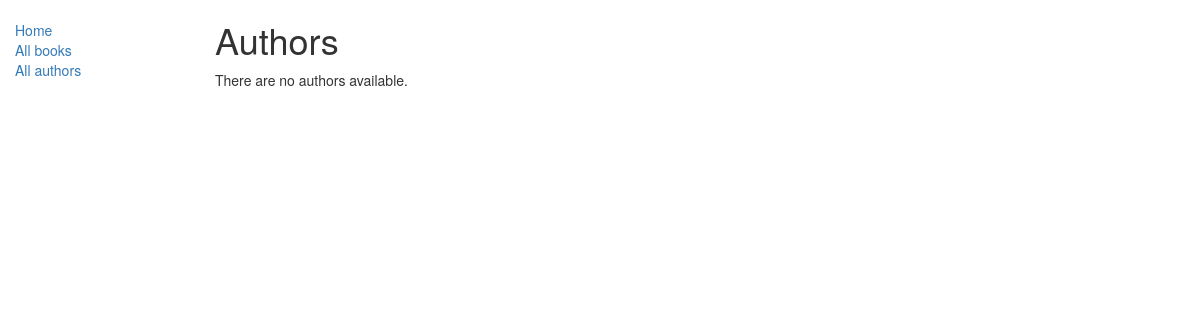
Page /catalog/authors/ on the earlier database version.
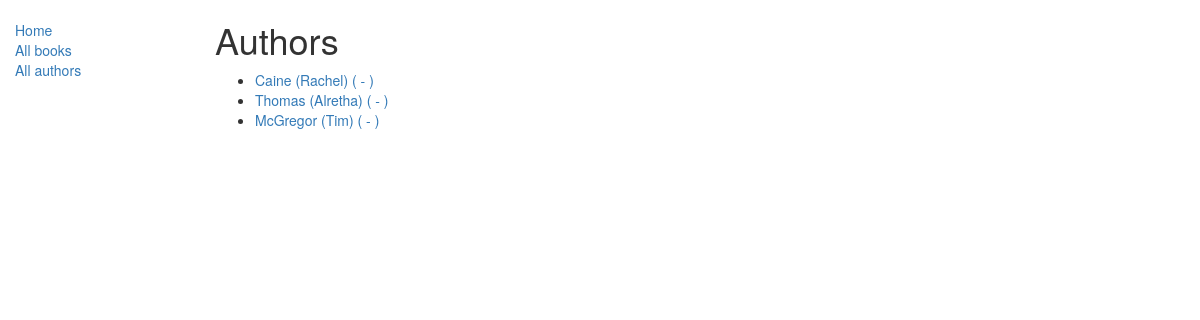
Same page on the later database version.
### catalog/models.py (models this page shows)
class Author(models.Model):
    first_name = models.CharField(max_length=100)
    last_name = models.CharField(max_length=100)
    date_of_birth = models.DateField(null=True, blank=True)
    date_of_death = models.DateField('Died', null=True, blank=True)
    def get_absolute_url(self):
        return reverse('author-detail', args=[str(self.id)])
    def __str__(self):
        return "{0} ({1})".format(self.last_name, self.first_name)

### catalog/views.py (the view)
class AuthorListView(generic.ListView):
    model = Author
    context_object_name = 'author_list'
    template_name = 'catalog/author_list.html'
    paginate_by = 10

### catalog/templates/catalog/author_list.html (shortened to what this page needs)
{% extends "base_generic.html" %}
{% block content %}
    <h1>Authors</h1>
    {% if author_list %}
    <ul>
      {% for author in author_list %}
      <li>
        <a href="{{ author.get_absolute_url }}">
            {{ author }}
            (
                -
            )
        </a>
      </li>
      {% endfor %}
    </ul>
    {% else %}
      <p>There are no authors available.</p>
    {% endif %}
{% endblock %}

Differences in the rows shown:
added Author: last_name+first_name "Caine (Rachel)"
added Author: last_name+first_name "Thomas (Alretha)"
added Author: last_name+first_name "McGregor (Tim)"
Other differences:
text no longer shown: "There are no authors available."
